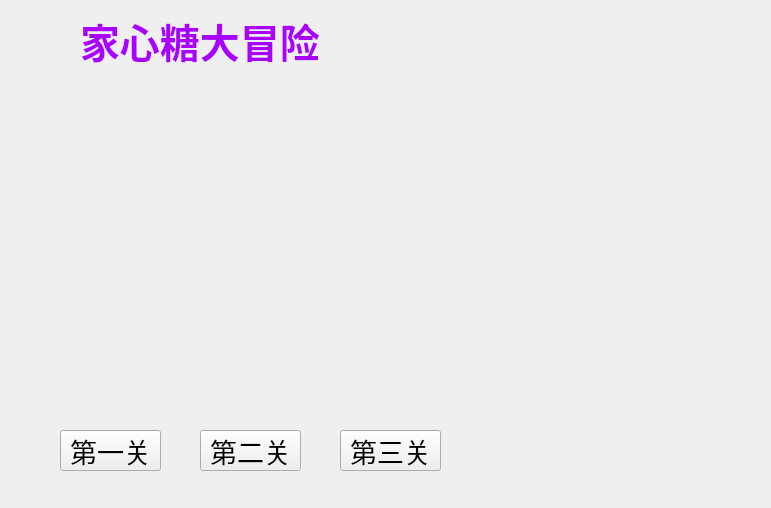
<?xml version="1.0" encoding="UTF-8"?>
<ui version="4.0">
 <class>start</class>
 <widget class="QWidget" name="start">
  <property name="geometry">
   <rect>
    <x>0</x>
    <y>0</y>
    <width>771</width>
    <height>508</height>
   </rect>
  </property>
  <property name="font">
   <font>
    <pointsize>40</pointsize>
   </font>
  </property>
  <property name="windowTitle">
   <string>Form</string>
  </property>
  <widget class="QLabel" name="label">
   <property name="geometry">
    <rect>
     <x>80</x>
     <y>10</y>
     <width>321</width>
     <height>61</height>
    </rect>
   </property>
   <property name="font">
    <font>
     <family>楷体</family>
     <pointsize>30</pointsize>
     <weight>75</weight>
     <italic>false</italic>
     <bold>true</bold>
    </font>
   </property>
   <property name="styleSheet">
    <string notr="true">color: rgb(170, 0, 255);</string>
   </property>
   <property name="text">
    <string>家心糖大冒险</string>
   </property>
   <property name="textFormat">
    <enum>Qt::AutoText</enum>
   </property>
   <property name="wordWrap">
    <bool>false</bool>
   </property>
  </widget>
  <widget class="QPushButton" name="pushButton">
   <property name="geometry">
    <rect>
     <x>60</x>
     <y>430</y>
     <width>101</width>
     <height>41</height>
    </rect>
   </property>
   <property name="font">
    <font>
     <pointsize>20</pointsize>
    </font>
   </property>
   <property name="text">
    <string>第一关</string>
   </property>
  </widget>
  <widget class="QPushButton" name="pushButton_2">
   <property name="geometry">
    <rect>
     <x>200</x>
     <y>430</y>
     <width>101</width>
     <height>41</height>
    </rect>
   </property>
   <property name="font">
    <font>
     <pointsize>20</pointsize>
    </font>
   </property>
   <property name="text">
    <string>第二关</string>
   </property>
  </widget>
  <widget class="QPushButton" name="pushButton_3">
   <property name="geometry">
    <rect>
     <x>340</x>
     <y>430</y>
     <width>101</width>
     <height>41</height>
    </rect>
   </property>
   <property name="font">
    <font>
     <pointsize>20</pointsize>
    </font>
   </property>
   <property name="text">
    <string>第三关</string>
   </property>
  </widget>
 </widget>
 <resources/>
 <connections/>
</ui>
